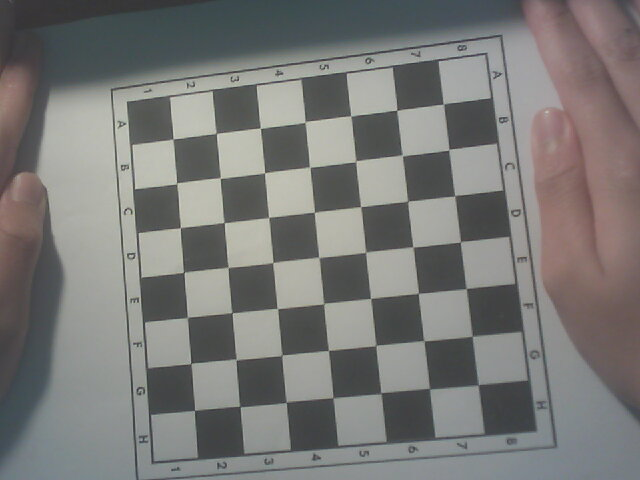
#> input picture calibrate/chessboard1.jpg, 640 x 480 px; its folder holds only this picture in this run
$ python calib.py
#> lines starting #> are read from the running program, lines starting #| are printed output that depends on the picture; after the words box and inside, x2 and y2 are one past the last pixel; in counts of white or black regions, pixels touching at a corner belong together; long printed decimals are rounded
import cv2
import numpy as np
import glob

criteria = (cv2.TermCriteria_EPS+cv2.TermCriteria_MAX_ITER, 30, 0.001)

objp = np.zeros((7*7, 3), np.float32)
objp[:, :2] = (np.mgrid[0:7, 0:7].T.reshape(-1, 2))*1.6
objpoints = []
imgpoints = []
images = glob.glob("calibrate/*.jpg")

for image in images:
    img = cv2.imread(image)
#> img is the input picture: shape (480, 640, 3); mean B, G, R 118.9, 121, 121.4
    gray = cv2.cvtColor(img, cv2.COLOR_BGR2GRAY)
    ret, corners = cv2.findChessboardCorners(gray, (7, 7), None)
#> ret = True; corners = 49 rows, first 8: [443.4, 104.1], [448.9, 149.5], [454.8, 195.6], [460.4, 242], [466.3, 288.6], [472.3, 336.3], [478.3, 385], [396.7, 110.3]
    if not ret:
        print(f"Không tìm thấy góc trên ảnh: {image}")

    if ret == True:
        objpoints.append(objp)
        corners2 = cv2.cornerSubPix(
            gray, corners, (11, 11), (-1, -1), criteria)
#> corners2 = 49 rows, first 8: [443.4, 103.9], [448.8, 149.6], [454.7, 195.7], [460.3, 241.8], [466.2, 288.6], [472.1, 336.2], [478.1, 384.8], [396.8, 110.1]
        imgpoints.append(corners2)
        cv2.drawChessboardCorners(img, (7, 7), corners2, ret)
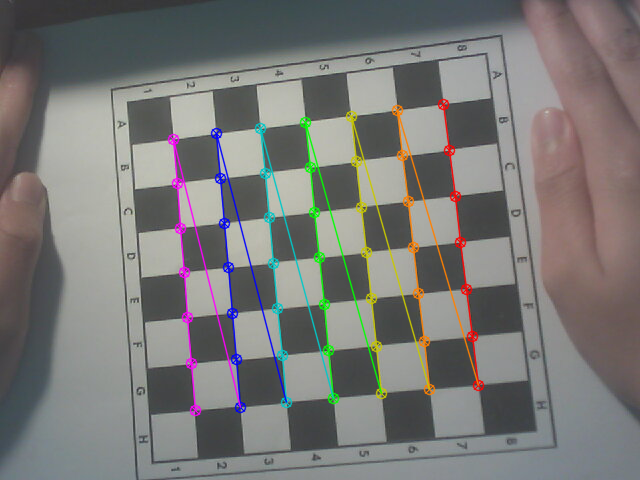
#> img: shape (480, 640, 3); 4.79% of pixels changed, all inside (x1, y1, x2, y2) = (167, 98, 485, 417)
        cv2.imshow("image", img)
        cv2.waitKey(0)
cv2.destroyAllWindows()
ret, cam_mtx, dist, rot_vec, trans_vec = cv2.calibrateCamera(
    objpoints, imgpoints, gray.shape[::-1], None, None)
#> ret = 0.317; cam_mtx = [[1005.7, 0, 348.9], [0, 986.3, 140.6], [0, 0, 1]]; dist = [[-0.375, 5.42, -0.0126, 0.00191, -24.26]]; rot_vec = ([-0.0269, 0.251, 1.45],); trans_vec = ([3.21, -1.26, 34.04],)
# np.savez("B.npz", cam_mtx=cam_mtx, dist=dist,
#           rot_vec=rot_vec, trans_vec=trans_vec)
print(ret)
#| 0.3174

$ run again, on calibrate/chessboard13.jpg
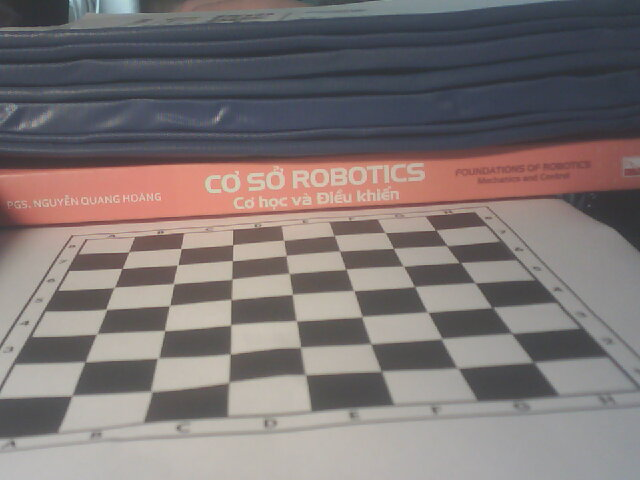
#> input picture calibrate/chessboard13.jpg, 640 x 480 px
#> img is the input picture: shape (480, 640, 3); mean B, G, R 116.9, 117.5, 126.1
#> `gray = cv2.cvtColor(img, cv2.COLOR_BGR2GRAY)`:
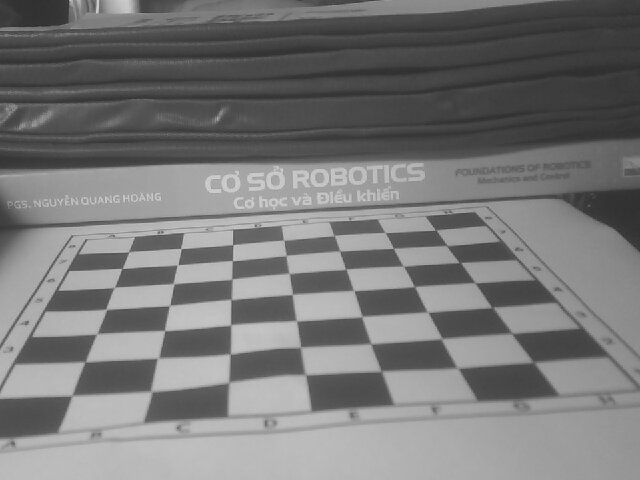
#> gray: shape (480, 640); min 41, max 215, mean 120
#> `ret, corners = cv2.findChessboardCorners(gray, (7, 7), None)`: ret = True; corners = 49 rows, first 8: [533.5, 362], [458.6, 369], [381.5, 371], [306.1, 375.2], [229, 382.7], [151.9, 392.2], [71.56, 396.1], [512.1, 333.5]
#> corners2 = 49 rows, first 8: [533.5, 362.2], [457.7, 368], [381.3, 371.2], [305.3, 374.7], [228.7, 382.3], [151.3, 391.4], [71.89, 395.6], [511.8, 333.4]
#> `cv2.drawChessboardCorners(img, (7, 7), corners2, ret)`:
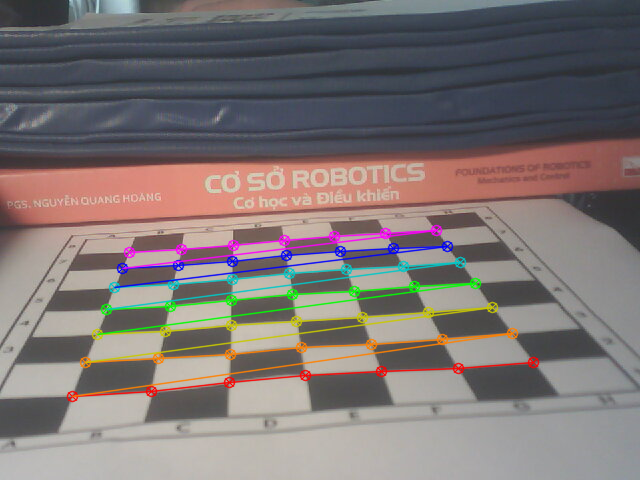
#> img: shape (480, 640, 3); 5.81% of pixels changed, all inside (x1, y1, x2, y2) = (66, 224, 540, 403)
#> `ret, cam_mtx, dist, rot_vec, trans_vec = cv2.calibrateCamera( objpoint..`: ret = 1.17; cam_mtx = [[800, 0, 300.7], [0, 398.1, 200.5], [0, 0, 1]]; dist = [[0.81, -4.15, -0.0197, -0.0113, 7.43]]; rot_vec = ([0.106, 1.47, 2.64],); trans_vec = ([4.89, 6.84, 17.25],)
#| 1.167

$ run again, on calibrate/chessboard14.jpg
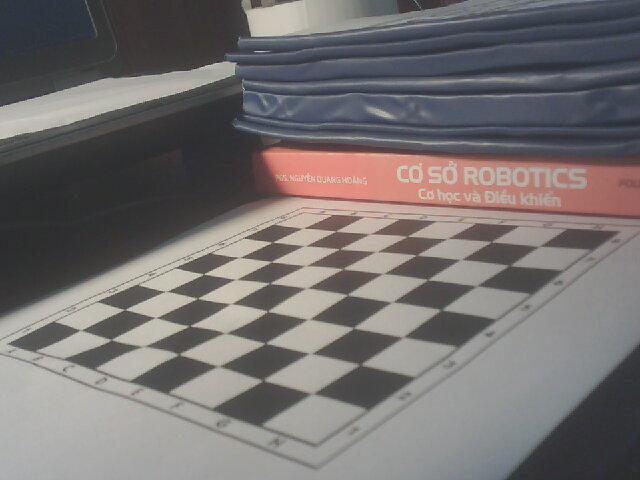
#> input picture calibrate/chessboard14.jpg, 640 x 480 px
#> img is the input picture: shape (480, 640, 3); mean B, G, R 112, 112.6, 116.9
#> `gray = cv2.cvtColor(img, cv2.COLOR_BGR2GRAY)`:
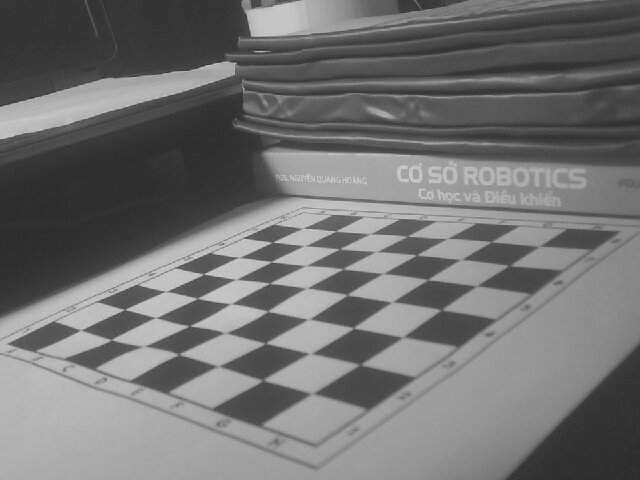
#> gray: shape (480, 640); min 39, max 211, mean 113.9
#> `ret, corners = cv2.findChessboardCorners(gray, (7, 7), None)`: ret = True; corners = 49 rows, first 8: [80.48, 329.9], [125, 309.5], [164.9, 291.4], [203.5, 273.8], [238, 257.5], [272.8, 241.9], [304.2, 227.6], [111.3, 339.5]
#> corners2 = 49 rows, first 8: [80.83, 330.2], [124.5, 309.5], [166, 291.4], [203.5, 274], [238.9, 257.4], [272.3, 242.2], [302.4, 228.3], [111, 339.7]
#> `cv2.drawChessboardCorners(img, (7, 7), corners2, ret)`:
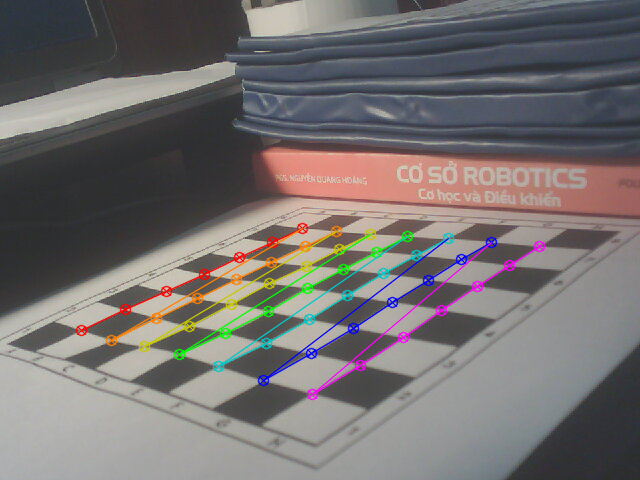
#> img: shape (480, 640, 3); 3.91% of pixels changed, all inside (x1, y1, x2, y2) = (75, 222, 546, 401)
#> `ret, cam_mtx, dist, rot_vec, trans_vec = cv2.calibrateCamera( objpoint..`: ret = 1.03; cam_mtx = [[790.8, 0, 362.3], [0, 449.7, 242.5], [0, 0, 1]]; dist = [[0.735, -10.17, -0.0221, -0.0233, 37.6]]; rot_vec = ([-1.11, -0.173, -0.95],); trans_vec = ([-7.94, 4.48, 22.95],)
#| 1.028

$ run again, on calibrate/chessboard2.jpg
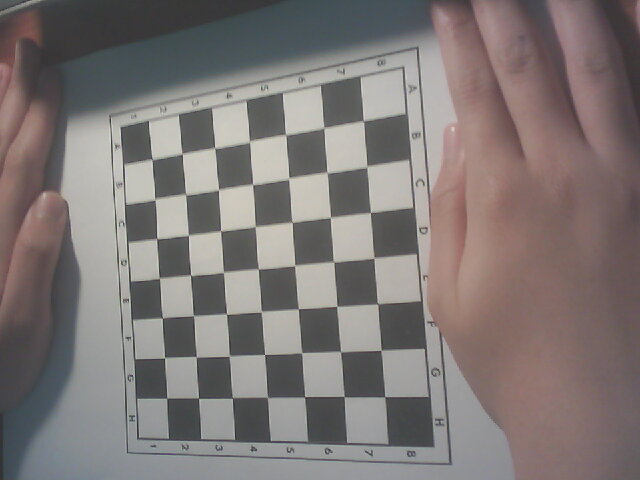
#> input picture calibrate/chessboard2.jpg, 640 x 480 px
#> img is the input picture: shape (480, 640, 3); mean B, G, R 117.8, 119.3, 126.7
#> `gray = cv2.cvtColor(img, cv2.COLOR_BGR2GRAY)`:
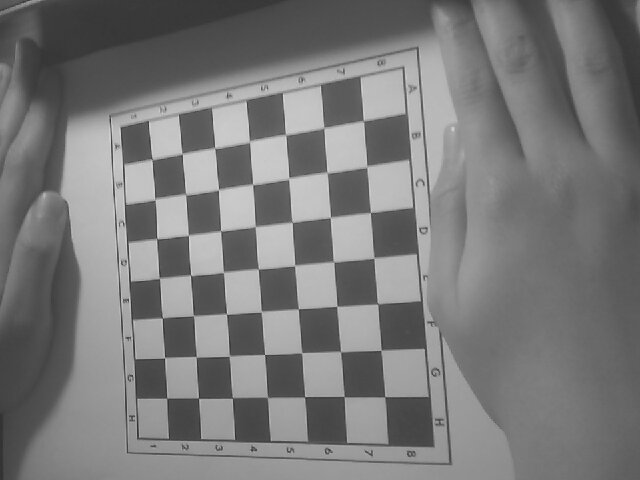
#> gray: shape (480, 640); min 40, max 216, mean 121.4
#> `ret, corners = cv2.findChessboardCorners(gray, (7, 7), None)`: ret = True; corners = 49 rows, first 8: [363.2, 120.9], [366.8, 166.8], [370.4, 212.5], [373.9, 258], [377.9, 304], [381, 350.2], [384.8, 396.6], [324, 127.7]
#> corners2 = 49 rows, first 8: [363.4, 120.7], [366.7, 166.6], [370.4, 212.5], [373.9, 257.8], [377.6, 303.9], [381, 350.2], [384.7, 396.8], [323.9, 127.9]
#> `cv2.drawChessboardCorners(img, (7, 7), corners2, ret)`:
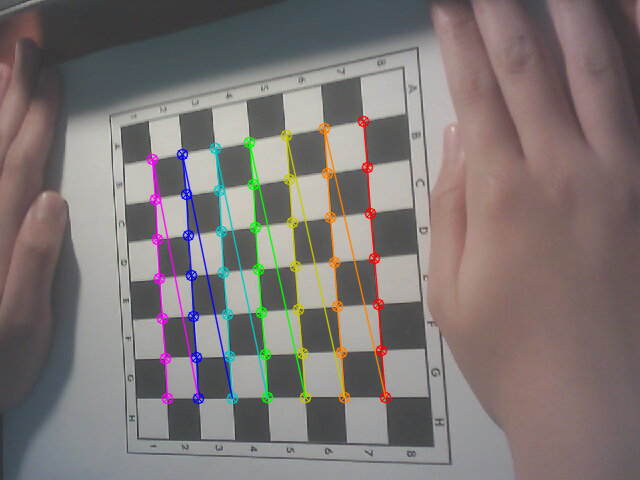
#> img: shape (480, 640, 3); 4.45% of pixels changed, all inside (x1, y1, x2, y2) = (146, 115, 392, 405)
#> `ret, cam_mtx, dist, rot_vec, trans_vec = cv2.calibrateCamera( objpoint..`: ret = 0.922; cam_mtx = [[4647.3, 0, 139.8], [0, 9270.7, 117.6], [0, 0, 1]]; dist = [[-7.96, 4156, -0.35, 1.63, 23.63]]; rot_vec = ([-0.586, 0.681, 1.4],); trans_vec = ([10.26, 0.229, 254],)
#| 0.922

$ run again, on calibrate/chessboard10.jpg
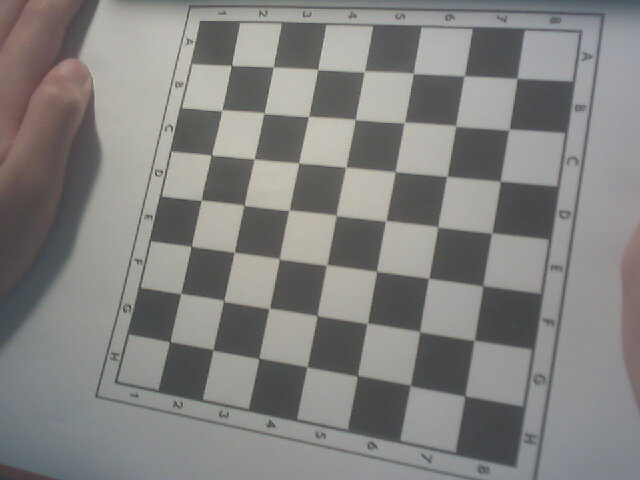
#> input picture calibrate/chessboard10.jpg, 640 x 480 px
#> img is the input picture: shape (480, 640, 3); mean B, G, R 127.9, 129.8, 130.6
#> `ret, corners = cv2.findChessboardCorners(gray, (7, 7), None)`: ret = True; corners = 49 rows, first 8: [231.4, 65.28], [273.2, 67.22], [317.8, 69.76], [364.3, 71.83], [413.4, 73.71], [464.3, 75.96], [517.3, 78.08], [221.8, 110.1]
#> corners2 = 49 rows, first 8: [231.4, 65.37], [273.3, 66.99], [317.6, 69.59], [364.3, 71.44], [413.3, 73.46], [464.2, 75.88], [517.1, 78.38], [221.8, 110.3]
#> `cv2.drawChessboardCorners(img, (7, 7), corners2, ret)`:
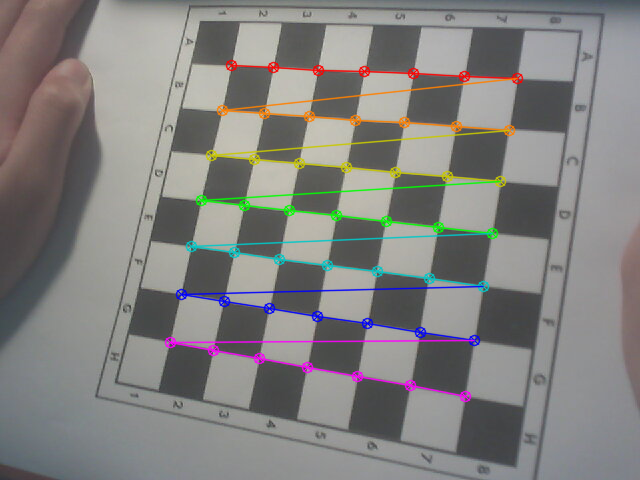
#> img: shape (480, 640, 3); 5.03% of pixels changed, all inside (x1, y1, x2, y2) = (164, 59, 524, 403)
#> `ret, cam_mtx, dist, rot_vec, trans_vec = cv2.calibrateCamera( objpoint..`: ret = 0.382; cam_mtx = [[433.7, 0, 330.1], [0, 449.4, 373.5], [0, 0, 1]]; dist = [[-0.106, 0.248, -0.00751, 0.00526, -0.187]]; rot_vec = ([-0.105, 0.175, 0.184],); trans_vec = ([-3.54, -10.4, 15.17],)
#| 0.3819
